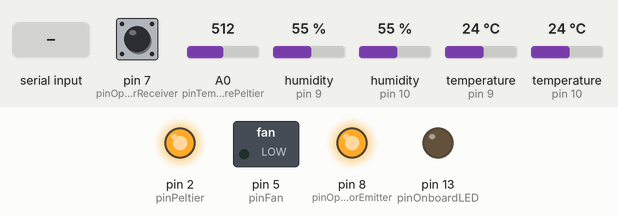
Recording of a sketch running on a simulated Arduino Uno, built with avr-gcc and run on an emulated ATmega328P. Parts: switched loads named in the sketch (green lamp = pin HIGH), output pins drawn as LEDs (lit = HIGH). Wiring (inferred from the names in the program): 2 × DHT22 sensor: data pin 9 / data pin 10. Inputs (shaded band) come from the test bench; at power-on: A0 (pinTemperaturePeltier) = 512, pin 7 (pinOpenDetectorReceiver) HIGH, humidity (sensors on pin 9, pin 10) 55 %, temperature (sensors on pin 9, pin 10) 24 °C. What the sketch prints to the serial monitor is not drawn.

Above: at 1.2 s.
1.3 s: A0 (pinTemperaturePeltier) set to 584
3.4 s: A0 (pinTemperaturePeltier) set to 609
At 4.7 s:
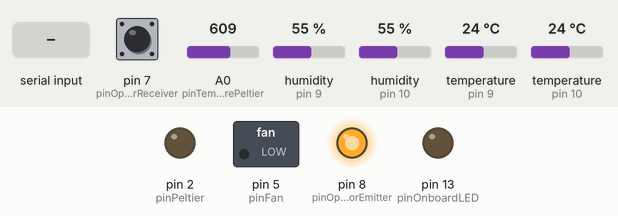
21.6 s: "0\n" received over Serial
At 23.2 s:
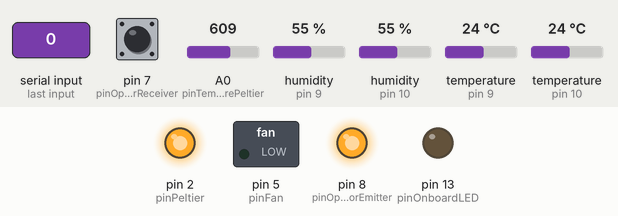
Timing chart, 0 to 24.7 s (numbered marks = the images above; inputs shaded):
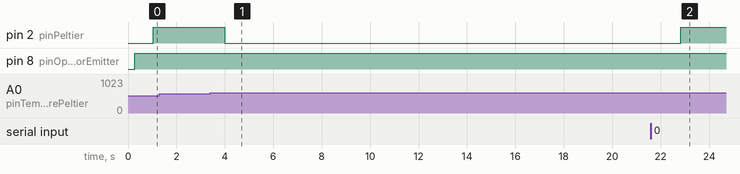

Measured:
- the behaviour switches between 598 and 599 on A0 (pinTemperaturePeltier) (found by bisection; images 0 and 1)
- after the input at 1.3 s, every drawn part: stays the same
- after the input at 3.4 s, pin 2 (pinPeltier): HIGH → LOW after 0.59 s
- after the input at 21.6 s, pin 2 (pinPeltier): LOW → HIGH after 1.2 s

The sketch:

PimpMyFridge.ino
```cpp
// Notable Characteristics ///////////////////////////////////////////////////////////////
// - The DHT-22 sampling rate is 0.5Hz, so be sure to delay by 2000ms between measures
// - The Next Big Thing Is This Fridge
// - 100% HACK PROOF !
//////////////////////////////////////////////////////////////////////////////////////////


// Libraries Includes ////////////////////////////////////////////////////////////////////
// #include "Libraries/PiwmpMyFridge/PimpMyFridge.h" // Best library in that project, ha ! Includes everything needed

#include <DHT.h>
#include <DHT_U.h>
//////////////////////////////////////////////////////////////////////////////////////////


// I/O Pin Setup /////////////////////////////////////////////////////////////////////////
// #define fridgePower 0 // Power On/Off the fridge
#define DHTPININ 9
#define DHTPINOUT 10
#define pinTemperaturePeltier 0 // Read the values from the thermistor (Analog !)
#define pinTemperatureOutside 1 // Read the values from the thermistor (Analog !)
#define pinFan 5 // Control the fan on that pin (0/1)
#define pinPeltier 2 // Control the Peltier Module on that pin (PWM !)
#define pinOnboardLED 13 // Onboard LED
#define pinOpenDetectorReceiver 7 // Pin to detect whether door is open or not
#define pinOpenDetectorEmitter 8
#define DHTTYPE DHT22 // The DHT sensor is DHT22


//////////////////////////////////////////////////////////////////////////////////////////


// Constants Setup ///////////////////////////////////////////////////////////////////////

// Termistor Inside Fridge
double coeffAinside = 1.12902 * pow(10, -3);
double coeffBinside = 2.3418 * pow(10, -4);
double coeffCinside = 8.7264 * pow(10, -8);
double resistanceInside = 9910;
double voltageInside = 1023;

// Termistor Outside Fridge
double coeffAoutside = 1.12902 * pow(10, -3);
double coeffBoutside = 2.3418 * pow(10, -4);
double coeffCoutside = 8.7264 * pow(10, -8);
double resistanceOutside = 9910;
double voltageOutside = 1023;


float targetTemperature = 18;

String Data;

String Target;
//////////////////////////////////////////////////////////////////////////////////////////


// Working Variables /////////////////////////////////////////////////////////////////////

double DHT_Temperature = 0; // Value of the Temperature (°C) from the DHT-22
double DHT_Humidity = 0; // Value of the Humidity (%) from the DHT-22
double peltierTemperature = 0; // Value of the temperature (°C) from the thermistor on the Peltier Module
double outsideTemperature = 0;
//double targetTemperature = 0;
double Dewpoint = 0;
boolean isDoorOpen = 0;

//////////////////////////////////////////////////////////////////////////////////////////

DHT dhtIn(DHTPININ, DHTTYPE); // Init DHT Sensor
DHT dhtOut(DHTPINOUT, DHTTYPE); // Init DHT Sensor
void setup()
{
  Serial.begin(9600); // Init Serial Monitor

  // Set the pinModes
  pinMode(DHTPININ, INPUT); //  Mesure sur le module DHT Intérieur
  pinMode(DHTPINOUT, INPUT); //  Mesure sur le module DHT Extérieur
  pinMode(pinTemperaturePeltier, INPUT); // Mesure à la thermistance
  pinMode(pinOpenDetectorEmitter, OUTPUT); // Send signal for Door Detector
  pinMode(pinOpenDetectorReceiver, INPUT); // Receive signal from Emitter for Door Detector
  pinMode(pinOnboardLED, OUTPUT);
  pinMode(pinPeltier, OUTPUT);
  pinMode(pinFan, OUTPUT);

  dhtIn.begin(); // Start DHT Sensor
  dhtOut.begin(); // Start DHT Sensor
}

void loop()
{

  readSerialData();
  readSensors(); // Read values from sensors
  getAtmoDewpoint();
  delay(500);

  sendSerialData();

    actionableIntelligence();
  //Serial.print("String : ");
  //Serial.println(Target);

  //Serial.println(Data.length());
  //Serial.println();
}


// Read values from sensors
// OK !
void readSensors()
{
  peltierTemperature = readInsideTemperature(); // Read Temperature from Termistor on Peltier Module
  outsideTemperature = readOutsideTemperature(); // Read Temperature from Termistor outside Fridge
  isDoorOpen = readOpenSensor(); // Check if Door is Open
  DHT_Temperature = readDHTTemperature(); // Read Temperature from DHT Module;
  DHT_Humidity = readDHTHumidity(); // Read Humidity from DHT Module
  Dewpoint = getAtmoDewpoint();
}


// Convert value from Termistor to Celsius
// OK !
double convertRawToCelsius (double tempRaw, double coeffA, double coeffB, double coeffC, double resistance, double voltage)
{
  long RTH = 0;
  RTH = (tempRaw * resistance) / (voltage - tempRaw);
  double RSLT = 0;
  RSLT = (1 / (coeffA + coeffB * log(RTH) + coeffC * (pow(log(RTH), 3)))) - 273.15;
  return RSLT;
}

// Check if Door is Open or Not
// TESTING REQUIRED !
boolean readOpenSensor()
{
  digitalWrite(pinOpenDetectorEmitter, HIGH); // Emit Signal
  if (digitalRead(pinOpenDetectorReceiver) == 0)
  {
    return true; // Door is open
  }
  else {
    return false; // Door is closed
  }
  digitalWrite(pinOpenDetectorEmitter, LOW); // Stop Signal Emission
}


// Send data to the serial monitor
// OK !
void sendSerialData() {
  Serial.print("D:");
  Serial.print(peltierTemperature);
  Serial.print(";"); // Separator
  Serial.print(DHT_Temperature);
  Serial.print(";");
  Serial.print(outsideTemperature);
  Serial.print(";"); // Separator
  Serial.print(Dewpoint);
  Serial.print(";");
  Serial.print(DHT_Humidity);
  Serial.println(); // New line = new measurements
}


// Get data from the Java Program
// TO ADAPT
void readSerialData()
{
  // If new data available from the serial port
  if (Serial.available()) {
    int ind = 0;
    char buff[3];
    while (Serial.available()) {
      unsigned char c = Serial.read();
      buff[ind] = c;
      if (ind++ > 3) break;
    }
    Data = buff; // We get the input from the Serial monitor as String first
    targetTemperature = Data.toFloat();
    Serial.print("[ArduinoOutput] Confirmation of new target temperature : ");
    Serial.println(targetTemperature); // We convert it to float
  }
}


// Command the parts of the Fridge
void actionableIntelligence()
{
  float differenceOfTemperature = peltierTemperature - targetTemperature;
  if (differenceOfTemperature > 0) {
    //Temperature trop elevee
    //Refroidir
    digitalWrite(pinPeltier, HIGH);
    Serial.print("[ArduinoOutput] Too hot. Starting cooling. ");
    Serial.print("Current Internal Temperature (");
    Serial.print(peltierTemperature);
    Serial.print(" C) is above the target temperature (");
    Serial.print(targetTemperature);
    Serial.println(" C).");
    //Serial.println();

  }
  else if (differenceOfTemperature < -0.5) {
    //Temperature trop basse
    //Couper alim
    digitalWrite(pinPeltier, LOW);
    Serial.print("[ArduinoOutput] Too cold. Stopping cooling. ");
    Serial.print("Current Internal Temperature (");
    Serial.print(peltierTemperature);
    Serial.print(" C) is below the target temperature (");
    Serial.print(targetTemperature);
    Serial.println(" C).");
    //Serial.println();
  }

}


// Get Dewpoint
// NOK
double getAtmoDewpoint()
{
  double Tr = (237.7 * (((17.27 * DHT_Temperature) / (237.7 + DHT_Temperature)) + log(DHT_Humidity / 100))) / (17.27 - (((17.27 * DHT_Temperature) / (237.7 + DHT_Temperature)) + log(DHT_Humidity / 100)));
  return Tr;
}

// Read Temperature from Termistor on Peltier Module
// OK !
double readInsideTemperature()
{
  double insideTempRaw = analogRead(pinTemperaturePeltier);
  double insideTempConverted = convertRawToCelsius(insideTempRaw, coeffAinside, coeffBinside, coeffCinside, resistanceInside, voltageInside);
  return insideTempConverted;
}


// Read Temperature from Outside Termistor
// OK !
float readOutsideTemperature()
{
  float t = dhtOut.readTemperature();
  return t;
}

// Read Temperature from DHT Module
// OK !
float readDHTTemperature()
{
  float t = dhtIn.readTemperature();
  return t;
}


// Read Humidity from DHT Module
// OK !
float readDHTHumidity()
{
  float h = dhtIn.readHumidity();
  return h;
}
```
